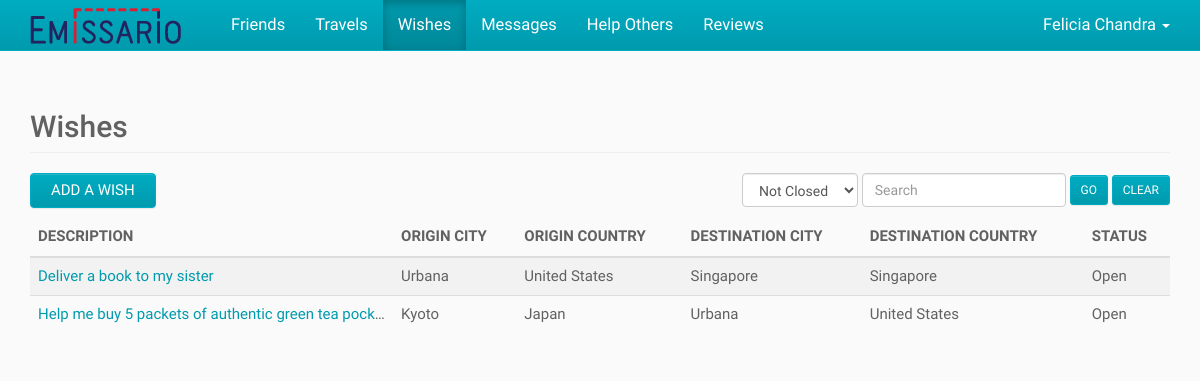
/index.php/wishes (signed in), run on the app's committed database.
### tables this page shows
CREATE TABLE IF NOT EXISTS User (
	ID BIGINT NOT NULL AUTO_INCREMENT,
    First_Name VARCHAR(100) NOT NULL,
    Last_Name VARCHAR(100) NULL,
    Email VARCHAR(100) NOT NULL UNIQUE,
    `Password` CHAR(255) NOT NULL,
    City VARCHAR(100) NULL,
    State VARCHAR(100) NULL,
    Country VARCHAR(2) NULL,
    Phone VARCHAR(100) NULL,
    Created_On DATETIME NULL,
    Modified_On DATETIME NULL,
    PRIMARY KEY (ID)
);

CREATE TABLE IF NOT EXISTS Wish (
	ID BIGINT NOT NULL AUTO_INCREMENT,
    User_ID BIGINT NOT NULL,
    Description VARCHAR(1000) NOT NULL,
    Image BLOB NULL,
    Weight VARCHAR(50) NULL,
    Destination_City VARCHAR(100) NULL,
    Destination_Country VARCHAR(2) NULL,
    Max_Date DATE NULL,
    Compensation VARCHAR(100) NULL,
    Created_On DATETIME NULL,
    Modified_On DATETIME NULL,
    PRIMARY KEY (ID),
    FOREIGN KEY (User_ID) REFERENCES User (ID)
);

CREATE TABLE IF NOT EXISTS Country (
	Country_Code VARCHAR(2) NOT NULL,
    Country_Name VARCHAR(100) NOT NULL,
    Created_On DATETIME NULL,
    Modified_On DATETIME NULL,
    PRIMARY KEY (Country_Code)
);

### application/controllers/wishes.php (called while the page is built, shortened)
<?php
class Wishes
{
	public function index()
	{
		$userID = $GLOBALS["beans"]->siteHelper->getSession("userID");
		$wishStatus = "not_closed";
		$search = "";
		$wishes = $GLOBALS["beans"]->wishService->getWishes($userID, $wishStatus, $search);
		require APP . 'views/_templates/header.php';
		require APP . 'views/wishes/index.php';
		require APP . 'views/_templates/footer.php';
	}
}

### index.php (called while the page is built, shortened)
<?php
$app = new Application();

### application/core/service.php (called while the page is built)
<?php
class Service
{
	function __construct($model)
	{
		$this->model = $model;
	}
}

### application/core/model.php (called while the page is built)
<?php
class Model
{
	function __construct($db)
	{
		$this->db = $db;
	}
}

### application/models/userModel.php (called while the page is built, shortened)
<?php
class UserModel extends Model
{
	public function getUser($userID)
	{
		$sql = "SELECT User.*, Country.Country_Name, State.State_Name
				FROM User
				LEFT JOIN Country ON Country.Country_Code = User.Country
				LEFT JOIN State ON State.State_Code = User.State
				WHERE User.ID = :user_id";
		$parameters = array(":user_id" => $userID);
		return $GLOBALS["beans"]->queryHelper->getSingleRowObject($this->db, $sql, $parameters);
	}
}

### application/helpers/queryHelper.php (called while the page is built, shortened)
<?php
class QueryHelper
{
	public function getSingleRowObject($db, $sql, $parameters) {
		$query = $db->prepare($sql);
		$query->execute($parameters);
		$result = $query->fetch();
		return $result;
	}
}

### application/services/userService.php (called while the page is built, shortened)
<?php
class UserService extends Service
{
	public function getUser($userID)
	{
		return $this->model->getUser($userID);
	}
}

### application/models/wishModel.php (called while the page is built, shortened)
<?php
class WishModel extends Model
{
	public function getWishes($userID, $wishStatus = "", $search = "")
	{
		$sql = "SELECT Wish.*,
					Orig_Country.Country_Name AS Origin_Country_Name,
					Dest_Country.Country_Name AS Destination_Country_Name
				FROM Wish
				LEFT JOIN Country Orig_Country ON Orig_Country.Country_Code = Wish.Origin_Country
				LEFT JOIN Country Dest_Country ON Dest_Country.Country_Code = Wish.Destination_Country
				WHERE Wish.User_ID = :user_id";
		if (strcasecmp($wishStatus, "closed") == 0)
		{
			$sql .= " AND Wish.Status = 'Closed'";
		}
		else if (strcasecmp($wishStatus, "not_closed") == 0)
		{
			$sql .= " AND Wish.Status IN ('Open', 'Helped')";
		}
		$sql .= " ORDER BY Wish.Created_On";
		$parameters = array(":user_id" => $userID);
		$query = $this->db->prepare($sql);
		$query->execute($parameters);
		return $query->fetchAll();
	}
}

### application/services/wishService.php (called while the page is built, shortened)
<?php
class WishService extends Service
{
	public function getWishes($userID, $wishStatus = "", $search = "")
	{
		return $this->model->getWishes($userID, $wishStatus, $search);
	}
}

### application/views/wishes/index.php (the view, shortened to what this page needs)
<div class="container">
	<h2 class="page-header">Wishes</h2>
	<div class="clearfix table-action">
		<button type="button" id="add" class="btn btn-default">Add a Wish</button>
		<form method="post" class="form-inline table-filter pull-right">
			<div class="form-group">
				<select id="wishStatus" name="wishStatus" class="form-control">
					<option value="not_closed" <?php if (strcasecmp("not_closed", $wishStatus) == 0) { ?>selected<?php } ?>>Not Closed</option>
				</select>
			</div>
			<div class="form-group">
				<input type="text" id="search" name="search" value="<?php echo $search; ?>" class="form-control" placeholder="Search" />
			</div>
			<button type="submit" class="btn btn-default btn-sm">Go</button>
			<button type="button" id="clear" class="btn btn-default btn-sm">Clear</button>
		</form>
	</div>
	<div class="table-responsive">
		<table class="table table-striped">
			<thead>
				<tr>
					<th>Description</th>
					<th>Origin City</th>
					<th>Origin Country</th>
					<th>Destination City</th>
					<th>Destination Country</th>
					<th>Status</th>
				</tr>
			</thead>
			<tbody>
				<?php foreach ($wishes as $wish) { ?>
					<tr>
						<td class="truncate">
							<a href="<?php echo URL_WITH_INDEX_FILE . "wishes/view/" . $wish->ID; ?>">
								<?php echo $wish->Description ?>
							</a>
						</td>
						<td><?php echo $wish->Origin_City ?></td>
						<td><?php echo $wish->Origin_Country_Name ?></td>
						<td><?php echo $wish->Destination_City ?></td>
						<td><?php echo $wish->Destination_Country_Name ?></td>
						<td><?php echo $wish->Status ?></td>
					</tr>
				<?php } ?>
			</tbody>
		</table>
	</div>
</div>

### application/views/_templates/header.php (shortened to what this page needs)
<?php
$activeView = "";
if (array_key_exists("PATH_INFO", $_SERVER)) {
	$pathInfoArray = explode("/", $_SERVER["PATH_INFO"]);
	$activeView = $pathInfoArray[1];
}
if (!isset($user)) {
	$user = $GLOBALS["beans"]->userService->getUser($userID);
}
if (!isset($displayNavbar)) {
	$displayNavbar = true;
}
?><!DOCTYPE html>
<html lang="en">
<head>
	<link href="<?php echo URL; ?>public/css/bootstrap.css" rel="stylesheet">
	<link href="<?php echo URL; ?>public/css/bootstrap-theme.css" rel="stylesheet">
	<link href="<?php echo URL; ?>public/css/bootstrap-datepicker3.css" rel="stylesheet">
</head>
<body>
<?php if ($displayNavbar) { ?>
	<nav class="navbar navbar-inverse navbar-fixed-top">
		<div class="container">
			<div class="navbar-header">
				<a class="navbar-brand" href="<?php echo URL_WITH_INDEX_FILE; ?>">
					<img alt="Emissario" src="<?php echo URL; ?>public/img/logo.png" />
				</a>
			</div>
			<?php if (is_numeric($userID)) { ?>
				<div id="navbar" class="navbar-collapse collapse">
					<ul class="nav navbar-nav navbar-left">
						<?php echo $GLOBALS["beans"]->siteHelper->getNavigationHTML($activeView); ?>
					</ul>
					<ul class="nav navbar-nav navbar-right">
						<li class="dropdown">
							<a class="dropdown-toggle" href="#!" aria-expanded="false" aria-haspopup="true" role="button" data-toggle="dropdown">
								<?php echo $user->First_Name . " " . $user->Last_Name ?>
								<span class="caret"></span>
							</a>
						</li>
					</ul>
				</div>
			<?php } ?>
		</div>
	</nav>
<?php } ?>

### data on the page
user: First_Name "Felicia", Last_Name "Chandra"
wish: Description "Deliver a book to my sister", Origin_City "Urbana", country.Country_Name "United States", Destination_City "Singapore", country.Country_Name "Singapore", Status "Open"
wish: Description "Help me buy 5 packets of authentic green tea pocky.", Origin_City "Kyoto", country.Country_Name "Japan", Destination_City "Urbana", country.Country_Name "United States", Status "Open"

### other printed values
$viewTitle "Friends"
$viewTitle "Travels"
$viewTitle "Wishes"
$viewTitle "Messages"
$viewTitle "Help Others"
$viewTitle "Reviews"
